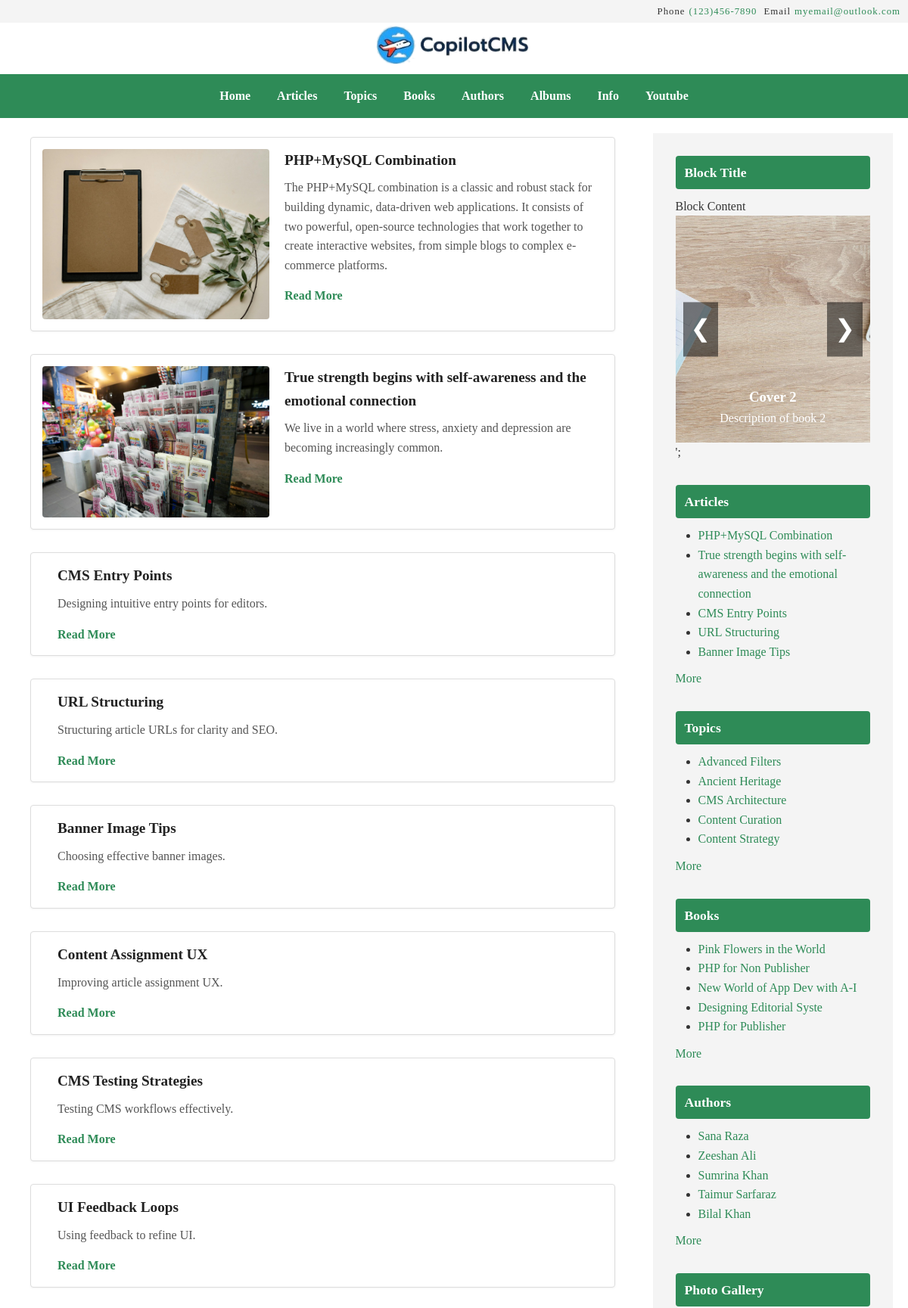
The page / (upper part) on the database its author committed.
### tables this page shows
CREATE TABLE IF NOT EXISTS `blocks` (
  `key_blocks` int(10) UNSIGNED NOT NULL AUTO_INCREMENT,
  `key_media_banner` int(10) UNSIGNED DEFAULT NULL,
  `block_name` varchar(50) NOT NULL DEFAULT '',
  `title` varchar(200) NOT NULL DEFAULT '',
  `visible_on` varchar(100) NOT NULL DEFAULT 'desktop,mobile',
  `block_content` varchar(10000) NOT NULL DEFAULT '',
  `show_on_pages` varchar(1000) NOT NULL DEFAULT '',
  `show_in_region` varchar(50) NOT NULL DEFAULT '',
  `sort` smallint(6) NOT NULL DEFAULT '0',
  `module_file` varchar(100) NOT NULL DEFAULT '',
  `status` varchar(3) NOT NULL DEFAULT 'on',
  `entry_date_time` timestamp NOT NULL DEFAULT CURRENT_TIMESTAMP,
  `created_by` int(10) UNSIGNED DEFAULT NULL,
  `updated_by` int(10) UNSIGNED DEFAULT NULL,
  `key_photo_gallery` int(10) UNSIGNED DEFAULT NULL,
  PRIMARY KEY (`key_blocks`),
  KEY `fk_blocks_media` (`key_media_banner`)
);

CREATE TABLE IF NOT EXISTS `main_menu` (
  `key_main_menu` int(10) UNSIGNED NOT NULL AUTO_INCREMENT,
  `parent_id` int(10) UNSIGNED NOT NULL DEFAULT '0',
  `title` varchar(200) NOT NULL DEFAULT '',
  `url_link` varchar(200) NOT NULL DEFAULT '',
  `sort` smallint(6) NOT NULL DEFAULT '0',
  `status` varchar(3) NOT NULL DEFAULT '',
  `entry_date_time` timestamp NOT NULL DEFAULT CURRENT_TIMESTAMP,
  PRIMARY KEY (`key_main_menu`)
);

CREATE TABLE IF NOT EXISTS `articles` (
  `key_articles` int(10) UNSIGNED NOT NULL AUTO_INCREMENT,
  `key_media_banner` int(10) UNSIGNED DEFAULT '0',
  `title` varchar(300) NOT NULL DEFAULT '',
  `title_sub` varchar(300) NOT NULL DEFAULT '',
  `article_snippet` varchar(1000) NOT NULL DEFAULT '',
  `article_content` mediumtext NOT NULL,
  `content_type` varchar(30) NOT NULL DEFAULT '',
  `book_indent_level` tinyint(4) NOT NULL DEFAULT '0',
  `url` varchar(200) NOT NULL DEFAULT '',
  `banner_image_url` varchar(2000) DEFAULT '',
  `sort` smallint(6) NOT NULL DEFAULT '0',
  `entry_date_time` timestamp NOT NULL DEFAULT CURRENT_TIMESTAMP,
  `update_date_time` timestamp NOT NULL DEFAULT CURRENT_TIMESTAMP,
  `created_by` int(10) UNSIGNED DEFAULT NULL,
  `updated_by` int(10) UNSIGNED DEFAULT NULL,
  `status` enum('draft','on','off') DEFAULT 'draft',
  PRIMARY KEY (`key_articles`),
  KEY `fk_articles_media` (`key_media_banner`),
  KEY `entry_date_time` (`entry_date_time`),
  KEY `update_date_time` (`update_date_time`)
);

CREATE TABLE IF NOT EXISTS `media_library` (
  `key_media` int(10) UNSIGNED NOT NULL AUTO_INCREMENT,
  `file_url` varchar(2000) NOT NULL,
  `file_url_thumbnail` varchar(2000) DEFAULT '',
  `file_type` varchar(20) NOT NULL DEFAULT 'images',
  `alt_text` varchar(500) DEFAULT NULL,
  `tags` varchar(500) DEFAULT NULL,
  `uploaded_by` int(10) UNSIGNED DEFAULT NULL,
  `entry_date_time` timestamp NULL DEFAULT CURRENT_TIMESTAMP,
  PRIMARY KEY (`key_media`),
  KEY `uploaded_by` (`uploaded_by`)
);

CREATE TABLE IF NOT EXISTS `photo_gallery_images` (
  `key_image` int(10) UNSIGNED NOT NULL AUTO_INCREMENT,
  `key_media_banner` int(10) UNSIGNED DEFAULT NULL,
  `key_photo_gallery` int(10) UNSIGNED NOT NULL,
  `entry_date_time` timestamp NULL DEFAULT CURRENT_TIMESTAMP,
  `title` varchar(255) DEFAULT NULL,
  `description` text,
  `image_mobile_url` varchar(2000) DEFAULT NULL,
  `opacity` float DEFAULT '1',
  `action_button` tinyint(1) DEFAULT '0',
  `action_button_text` varchar(100) DEFAULT NULL,
  `action_button_link_url` varchar(500) DEFAULT NULL,
  `animation_type` varchar(50) DEFAULT 'fade',
  `text_position` varchar(50) DEFAULT 'center',
  `text_color` varchar(20) DEFAULT '#ffffff',
  `image_wrapper_class` varchar(100) DEFAULT '',
  `visibility_start` datetime DEFAULT NULL,
  `visibility_end` datetime DEFAULT NULL,
  `sort` smallint(6) NOT NULL DEFAULT '0',
  `status` varchar(3) DEFAULT 'on',
  PRIMARY KEY (`key_image`),
  KEY `key_photo_gallery` (`key_photo_gallery`),
  KEY `fk_photo_gallery_images_media` (`key_media_banner`)
);

CREATE TABLE IF NOT EXISTS `categories` (
  `key_categories` int(10) UNSIGNED NOT NULL AUTO_INCREMENT,
  `key_media_banner` int(10) UNSIGNED NOT NULL DEFAULT '0',
  `name` varchar(200) NOT NULL DEFAULT '',
  `description` varchar(1000) NOT NULL DEFAULT '',
  `url` varchar(200) NOT NULL DEFAULT '',
  `banner_image_url` varchar(2000) NOT NULL DEFAULT '',
  `sort` smallint(6) NOT NULL DEFAULT '0',
  `status` varchar(3) NOT NULL DEFAULT '',
  `entry_date_time` timestamp NOT NULL DEFAULT CURRENT_TIMESTAMP,
  `category_type` enum('article','book','photo_gallery','video_gallery','global') NOT NULL DEFAULT 'global',
  PRIMARY KEY (`key_categories`)
);

CREATE TABLE IF NOT EXISTS `books` (
  `key_books` int(10) UNSIGNED NOT NULL AUTO_INCREMENT,
  `key_media_banner` int(10) UNSIGNED DEFAULT NULL,
  `title` varchar(200) NOT NULL DEFAULT '',
  `subtitle` varchar(200) NOT NULL DEFAULT '',
  `description` text NOT NULL,
  `banner_image_url` varchar(2000) DEFAULT '',
  `url` varchar(200) NOT NULL DEFAULT '',
  `author_name` varchar(200) NOT NULL DEFAULT '',
  `publisher` varchar(200) NOT NULL DEFAULT '',
  `publish_year` varchar(4) NOT NULL DEFAULT '',
  `isbn` varchar(17) DEFAULT '',
  `is_featured` tinyint(1) DEFAULT NULL,
  `language` varchar(50) DEFAULT NULL,
  `format` varchar(50) DEFAULT NULL,
  `weight_grams` int(11) DEFAULT NULL,
  `sku` varchar(50) DEFAULT NULL,
  `status` varchar(3) NOT NULL DEFAULT '',
  `sort` smallint(6) NOT NULL DEFAULT '0',
  `entry_date_time` timestamp NOT NULL DEFAULT CURRENT_TIMESTAMP,
  `update_date_time` timestamp NOT NULL DEFAULT CURRENT_TIMESTAMP ON UPDATE CURRENT_TIMESTAMP,
  `created_by` int(10) UNSIGNED DEFAULT NULL,
  `updated_by` int(10) UNSIGNED DEFAULT NULL,
  PRIMARY KEY (`key_books`),
  KEY `fk_books_media` (`key_media_banner`)
);

CREATE TABLE IF NOT EXISTS `authors` (
  `key_authors` int(10) UNSIGNED NOT NULL AUTO_INCREMENT,
  `name` varchar(200) NOT NULL DEFAULT '',
  `email` varchar(200) NOT NULL DEFAULT '',
  `phone` varchar(50) NOT NULL DEFAULT '',
  `website` varchar(200) NOT NULL DEFAULT '',
  `url` varchar(200) NOT NULL DEFAULT '',
  `social_url_media1` varchar(200) NOT NULL DEFAULT '',
  `social_url_media2` varchar(200) NOT NULL DEFAULT '',
  `social_url_media3` varchar(200) NOT NULL DEFAULT '',
  `city` varchar(200) NOT NULL DEFAULT '',
  `state` varchar(200) NOT NULL DEFAULT '',
  `country` varchar(200) NOT NULL DEFAULT '',
  `banner_image_url` varchar(2000) DEFAULT '',
  `key_media_banner` int(10) UNSIGNED DEFAULT NULL,
  `description` varchar(2000) NOT NULL DEFAULT '',
  `status` varchar(3) NOT NULL DEFAULT '',
  `entry_date_time` timestamp NOT NULL DEFAULT CURRENT_TIMESTAMP,
  `update_date_time` timestamp NOT NULL DEFAULT CURRENT_TIMESTAMP,
  `created_by` int(10) UNSIGNED DEFAULT NULL,
  `updated_by` int(10) UNSIGNED DEFAULT NULL,
  PRIMARY KEY (`key_authors`),
  KEY `fk_authors_media` (`key_media_banner`)
);

### index.php (called while the page is built)
<?php
include 'router.php';
?>

### admin/db.php (called while the page is built, shortened)
<?php
$host = 'localhost';
$user = 'root';
$pass = '';
$dbname = 'simplesite';
$conn = new mysqli($host, $user, $pass, $dbname);
$settings = [];
$sql = "SELECT setting_key, setting_value FROM settings WHERE is_active = 1";
$result = $conn->query($sql);
while ($row = $result->fetch_assoc()) {
    $settings[$row['setting_key']] = $row['setting_value'];
}
function getSetting($key, $default = null) {
    global $settings;
    return $settings[$key] ?? $default;
}
?>

### templates/default/layout.php (the view, shortened to what this page needs)
<?php
function startLayout($title = "CopilotCMS") {
	echo "
	<!DOCTYPE html>
	<html>
		<head>
			<title>$title</title>
			<meta charset='utf-8'>
			<link rel='stylesheet' href='/templates/default/style.css'>
        </head>
		<style>
			:root {
				--template-text-color:  " . getSetting('template_text_color') . ";
				--template-background-color:  " . getSetting('template_background_color') . ";
				--template-font-family: " . getSetting('template_font_family') . ";
				--sidebar-background-color:  " . getSetting('sidebar_background_color') . ";
				--content-background-color:  " . getSetting('content_background_color') . ";
				--items-background-color:  " . getSetting('items_background_color') . ";
			}
		</style>
	<body>";
	echo "<div id='above-header'>";
		renderBlocks("above_header");
	echo "</div>";
	echo "<header data-animate='fade'>";
		echo "<div id='site-logo'><a href='/home'><img src='" . getSetting("template_default_logo") . "'></a></div>";
		renderMainMenu();
	echo "</header>";
	echo "<main>";
}
function endLayout() {
	echo "</main>";
	echo "</body></html>
	<script src='/templates/default/script.js'></script>
	";
}
function getMenuItems() {
    global $conn;
    $items = [];
    $res = $conn->query("SELECT key_main_menu, parent_id, title, url_link FROM main_menu WHERE status = 'on' ORDER BY sort");
    while ($row = $res->fetch_assoc()) {
        $items[$row['parent_id']][] = $row;
    }
    return $items;
}
function renderMenuTree($items, $parent_id = 0) {
    if (!isset($items[$parent_id])) return;
    echo "<ul>";
    foreach ($items[$parent_id] as $item) {
        echo "<li><a href='" . htmlspecialchars($item['url_link']) . "'>" . htmlspecialchars($item['title']) . "</a>";
        renderMenuTree($items, $item['key_main_menu']);
        echo "</li>";
    }
    echo "</ul>";
}
function renderMainMenu() {
    $items = getMenuItems();
    echo "<nav class='main-menu'>";
    renderMenuTree($items);
    echo "</nav>";
}
function renderBlocks($region, $currentPage = '') {
	global $conn;
	$sql = "SELECT key_blocks, key_photo_gallery, title, block_content, module_file, visible_on FROM blocks
					   WHERE status = 'on'
					   AND show_in_region = '$region'
					   AND (show_on_pages = '' OR FIND_IN_SET('$currentPage', show_on_pages))
					   ORDER BY sort";
	$res = $conn->query($sql);
	while ($row = $res->fetch_assoc()) {
		$devices_array = explode(',', $row['visible_on']);
		$visibilityClasses = '';
		foreach ($devices_array as $device) $visibilityClasses .= ' visible-on-' . $device;
		$key_photo_gallery = $row['key_photo_gallery'];
		echo "<div class='block $visibilityClasses'>";
		echo "<h2>" . $row['title'] . "</h2>";
		echo "<div class='block-content'>" .  $row['block_content'] . "</div>";
		if ($row['module_file'] != '') {
			include("modules/" . $row['module_file'] . ".php");
		}
		echo "</div>";
	}
}
?>

### templates/default/homepage.php
<?php
include $_SERVER['DOCUMENT_ROOT'] . '/admin/db.php';
include 'layout.php';
?>
<?php startLayout("Home"); ?>
<div id="content">
	<?php
	$articles = $conn->query("SELECT a.*, m.file_url AS banner FROM articles a
							  LEFT JOIN media_library m ON a.key_media_banner = m.key_media
							  WHERE a.status='on' ORDER BY a.entry_date_time DESC LIMIT 10");
	while ($a = $articles->fetch_assoc()) {
	  echo "<div class='snippet-card'>
			  <div><img src='{$a['banner']}' data-animate='fade'></div>
			  <div class='snippet-content'>
			  <h2>{$a['title']}</h2>
			  <p>{$a['article_snippet']}</p>
			  <a href='/article/{$a['url']}'>Read More</a>
			  </div>
			</div>";
	}
	?>
</div>
<div id="sidebar">
	<?php renderBlocks("sidebar_right"); ?>
</div>
<?php endLayout(); ?>

### modules/photo_gallery_carousel_5645645.php (shortened to what this page needs)
<?php
$gallery = $conn->query("SELECT * FROM photo_gallery WHERE key_photo_gallery = $key_photo_gallery AND status = 'on'")->fetch_assoc();
$gallery_css = $gallery['css'];
$navigation_type = $gallery['navigation_type'] ?? 'slideshow';
$images = $conn->query("
	SELECT i.*, m.file_url, m.alt_text
	FROM photo_gallery_images i
	LEFT JOIN media_library m ON i.key_media_banner = m.key_media
	WHERE i.key_photo_gallery = $key_photo_gallery AND i.status = 'on'
		AND (i.visibility_start IS NULL OR i.visibility_start <= NOW())
		AND (i.visibility_end IS NULL OR i.visibility_end >= NOW())
	ORDER BY i.sort ASC
");
echo "<div class='carousel-wrapper' id='carousel-$key_photo_gallery' data-navigation-type='$navigation_type'>";
if ($navigation_type === 'arrows') {
	echo '<div class="carousel-arrow left">&#10094;</div>';
	echo '<div class="carousel-arrow right">&#10095;</div>';
}
while ($img = $images->fetch_assoc()) {
	$img_url = htmlspecialchars($img['file_url']);
	$alt_text = htmlspecialchars($img['alt_text'] ?? $img['title'] ?? '');
	echo '<div class="carousel-slide"
				style="opacity:' . floatval($img['opacity']) . ";$gallery_css" . '"
				data-animation="' . htmlspecialchars($img['animation_type']) . '">';
	echo '<img src="' . $img_url . '" alt="' . $alt_text . '">';
	if (!empty($img['title']) || !empty($img['description'])) {
		echo '<div class="carousel-text" style="color:' . htmlspecialchars($img['text_color']) . '; text-align:' . htmlspecialchars($img['text_position']) . '">';
		echo '<h3>' . $img['title'] . '</h3>';
		echo '<p>' . htmlspecialchars($img['description']) . '</p>';
		echo '</div>';
	}
	echo '</div>';
}
echo '</div>';
?>
<?php
if (!defined('CAROUSEL_INLINE_ASSETS')) {
?>
';
<?php }  ?>

### modules/articles_34548.php
<div class="block">
	<?php
	$cat_id = isset($_GET['cat']) ? intval($_GET['cat']) : null;
	$sql = "SELECT key_articles, title, url FROM articles ORDER BY entry_date_time DESC LIMIT 5";
	$articles = $conn->query($sql);
	echo "<ul class='category-list'>";
	while ($c = $articles->fetch_assoc()) {
		$active = ($cat_id === intval($c['key_articles'])) ? " class='active'" : "";
		echo "<li{$active}><a href='/article/{$c['url']}'>{$c['title']}</a></li>";
	}
	echo "</ul>";
	echo "<p><a href='/articles'>More</a></p>";
	?>
</div>

### modules/categories_55448.php
<div class="block">
	<?php
	$cat_id = isset($_GET['cat']) ? intval($_GET['cat']) : null;
	$sql = "SELECT key_categories, name, url FROM categories ORDER BY name ASC LIMIT 5";
	$categories = $conn->query($sql);
	echo "<ul class='category-list'>";
	while ($c = $categories->fetch_assoc()) {
		$active = ($cat_id === intval($c['key_categories'])) ? " class='active'" : "";
		echo "<li{$active}><a href='/category/{$c['url']}'>{$c['name']}</a></li>";
	}
	echo "</ul>";
	echo "<p><a href='/categories'>More</a></p>";
	?>
</div>

### modules/books_84538.php
<div class="block">
	<?php
	$cat_id = isset($_GET['cat']) ? intval($_GET['cat']) : null;
	$sql = "SELECT key_books, title, url FROM books ORDER BY entry_date_time DESC LIMIT 5";
	$books = $conn->query($sql);
	echo "<ul class='category-list'>";
	while ($c = $books->fetch_assoc()) {
		$active = ($cat_id === intval($c['key_books'])) ? " class='active'" : "";
		echo "<li{$active}><a href='/book/{$c['url']}'>{$c['title']}</a></li>";
	}
	echo "</ul>";
	echo "<p><a href='/books'>More</a></p>";
	?>
</div>

### modules/authors_91558.php
<div class="block">
	<?php
	$cat_id = isset($_GET['cat']) ? intval($_GET['cat']) : null;
	$sql = "SELECT key_authors, name, url FROM authors ORDER BY RAND() LIMIT 5";
	$authors = $conn->query($sql);
	echo "<ul class='category-list'>";
	while ($c = $authors->fetch_assoc()) {
		$active = ($cat_id === intval($c['key_authors'])) ? " class='active'" : "";
		echo "<li{$active}><a href='/author/{$c['url']}'>{$c['name']}</a></li>";
	}
	echo "</ul>";
	echo "<p><a href='/authors'>More</a></p>";
	?>
</div>

### rows shown on the page
blocks: block_content "Phone (123)456-7890 Email myemail@outlook.com"
main_menu: title "Home"
main_menu: title "Articles"
main_menu: title "Topics"
main_menu: title "Books"
main_menu: title "Authors"
main_menu: title "Albums"
main_menu: title "Info"
main_menu: title "Youtube"
articles: media_library.file_url (picture), title "PHP+MySQL Combination", article_snippet "The PHP+MySQL combination is a classic and robust stack for building dynamic, data-driven web applications. It consists of two powerful, open-source technologies that work together to create interactive websites, from simple blogs to complex e-commerce platforms."
articles: media_library.file_url (picture), title "True strength begins with self-awareness and the emotional connection", article_snippet "We live in a world where stress, anxiety and depression are becoming increasingly common."
articles: title "CMS Entry Points", article_snippet "Designing intuitive entry points for editors."
articles: title "URL Structuring", article_snippet "Structuring article URLs for clarity and SEO."
articles: title "Banner Image Tips", article_snippet "Choosing effective banner images."
articles: title "Content Assignment UX", article_snippet "Improving article assignment UX."
articles: title "CMS Testing Strategies", article_snippet "Testing CMS workflows effectively."
articles: title "UI Feedback Loops", article_snippet "Using feedback to refine UI."
blocks: title "Block Title", block_content "Block Content"
photo_gallery_images: media_library.file_url (picture), title "Cover 2", description "Description of book 2"
blocks: title "Articles"
blocks: title "Topics"
categories: name "Advanced Filters"
categories: name "Ancient Heritage"
categories: name "CMS Architecture"
categories: name "Content Curation"
categories: name "Content Strategy"
blocks: title "Books"
books: title "Pink Flowers in the World"
books: title "PHP for Non Publisher"
books: title "New World of App Dev with A-I"
books: title "Designing Editorial Syste"
books: title "PHP for Publisher"
blocks: title "Authors"
authors: name "Sana Raza"
authors: name "Zeeshan Ali"
authors: name "Sumrina Khan"
authors: name "Taimur Sarfaraz"
authors: name "Bilal Khan"
blocks: title "Photo Gallery"
